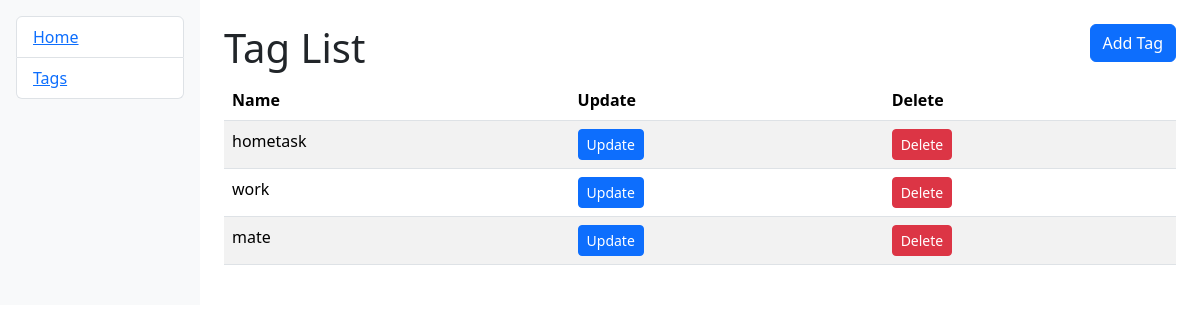
The app's page /tags/ with its own data.
### tasks/models.py (models this page shows, shortened)
class Tag(models.Model):
    name = models.CharField(max_length=255, unique=True)

### tasks/views.py (the view)
# urls.py: path("tags/", TagListView.as_view(), name="tag-list"),
class TagListView(generic.ListView):
    model = Tag
    template_name = "tasks/tag_list.html"
    context_object_name = "tags"

### templates/tasks/tag_list.html
{% extends "base.html" %}
{% block content %}
<h1>Tag List <a href="{% url 'tasks:tag-create' %}" class="btn btn-primary float-end">Add Tag</a></h1>
<table class="table table-striped">
    <thead>
        <tr>
            <th>Name</th>
            <th>Update</th>
            <th>Delete</th>
        </tr>
    </thead>
    <tbody>
        {% for tag in tags %}
        <tr>
            <td>{{ tag.name }}</td>
            <td>
                <a href="{% url 'tasks:tag-update' tag.pk %}" class="btn btn-primary btn-sm">Update</a>
            </td>
            <td>
                <a href="{% url 'tasks:tag-delete' tag.pk %}" class="btn btn-danger btn-sm">Delete</a>
            </td>
        </tr>
        {% endfor %}
    </tbody>
</table>
{% endblock %}

### records on screen
Tag: name "hometask"
Tag: name "work"
Tag: name "mate"
